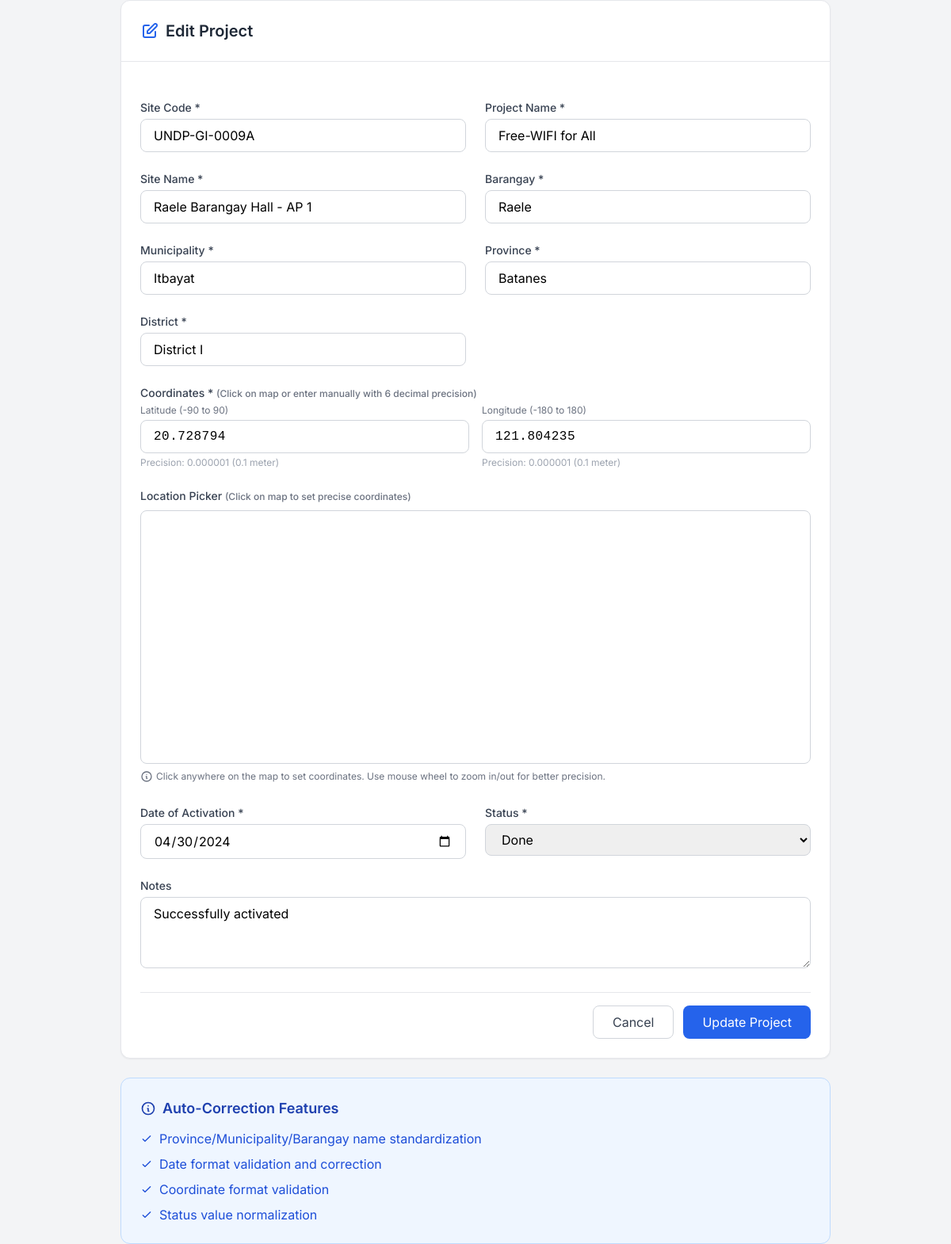
Screenshot of /pages/project-form.php?id=1 with the database file from the repository.
### tables this page shows
CREATE TABLE IF NOT EXISTS projects (
    id INT PRIMARY KEY AUTO_INCREMENT,
    site_code VARCHAR(50) UNIQUE NOT NULL,
    project_name VARCHAR(255) NOT NULL,
    site_name VARCHAR(255) NOT NULL,
    barangay VARCHAR(100) NOT NULL,
    municipality VARCHAR(100) NOT NULL,
    province VARCHAR(100) NOT NULL,
    district VARCHAR(100) NOT NULL,
    latitude DECIMAL(10, 6) NOT NULL,
    longitude DECIMAL(10, 6) NOT NULL,
    activation_date DATE NOT NULL,
    status ENUM('Done', 'Pending') NOT NULL,
    notes TEXT,
    created_by INT,
    created_at TIMESTAMP DEFAULT CURRENT_TIMESTAMP,
    updated_at TIMESTAMP DEFAULT CURRENT_TIMESTAMP ON UPDATE CURRENT_TIMESTAMP,
    FOREIGN KEY (created_by) REFERENCES users(id) ON DELETE SET NULL,
    INDEX idx_site_code (site_code),
    INDEX idx_province (province),
    INDEX idx_status (status),
    INDEX idx_activation_date (activation_date)
);

### pages/project-form.php (the view, shortened to what this page needs)
<?php
require_once __DIR__ . '/../includes/header.php';
$projectId = isset($_GET['id']) ? (int)$_GET['id'] : null;
$project = null;
if ($projectId) {
    try {
        $db = getDB();
        $stmt = $db->prepare("SELECT * FROM projects WHERE id = ?");
        $stmt->execute([$projectId]);
        $project = $stmt->fetch();
    } catch (Exception $e) {
        header('Location: /projects/newPTS/pages/projects.php');
        exit;
    }
}
?>
<div class="max-w-4xl mx-auto">
    <div class="bg-white rounded-xl shadow-sm border border-gray-200 overflow-hidden">
        <div class="p-6 border-b border-gray-200">
            <h2 class="text-xl font-semibold text-gray-800 flex items-center gap-2">
                <svg class="w-6 h-6 text-blue-600" fill="none" stroke="currentColor" viewBox="0 0 24 24">
                    <path stroke-linecap="round" stroke-linejoin="round" stroke-width="2" d="M11 5H6a2 2 0 00-2 2v11a2 2 0 002 2h11a2 2 0 002-2v-5m-1.414-9.414a2 2 0 112.828 2.828L11.828 15H9v-2.828l8.586-8.586z"/>
                </svg>
                <?php echo $projectId ? 'Edit Project' : 'Manual Project Entry'; ?>
            </h2>
        </div>
        <form id="project-form" class="p-6 space-y-6">
            <div class="grid grid-cols-1 md:grid-cols-2 gap-6">
                <div>
                    <label class="block text-sm font-medium text-gray-700 mb-1">Site Code *</label>
                    <input type="text" id="site-code" required
                           value="<?php echo $project ? htmlspecialchars($project['site_code']) : ''; ?>"
                           class="w-full px-4 py-2 border border-gray-300 rounded-lg focus:ring-2 focus:ring-blue-500 focus:border-blue-500 outline-none"
                           placeholder="e.g., UNDP-GI-0009A">
                </div>
                <div>
                    <label class="block text-sm font-medium text-gray-700 mb-1">Project Name *</label>
                    <input type="text" id="project-name" required
                           value="<?php echo $project ? htmlspecialchars($project['project_name']) : ''; ?>"
                           class="w-full px-4 py-2 border border-gray-300 rounded-lg focus:ring-2 focus:ring-blue-500 focus:border-blue-500 outline-none"
                           placeholder="e.g., Free-WIFI for All">
                </div>
                <div>
                    <label class="block text-sm font-medium text-gray-700 mb-1">Site Name *</label>
                    <input type="text" id="site-name" required
                           value="<?php echo $project ? htmlspecialchars($project['site_name']) : ''; ?>"
                           class="w-full px-4 py-2 border border-gray-300 rounded-lg focus:ring-2 focus:ring-blue-500 focus:border-blue-500 outline-none"
                           placeholder="e.g., Raele Barangay Hall - AP 1">
                </div>
                <div>
                    <label class="block text-sm font-medium text-gray-700 mb-1">Barangay *</label>
                    <input type="text" id="barangay" required
                           value="<?php echo $project ? htmlspecialchars($project['barangay']) : ''; ?>"
                           class="w-full px-4 py-2 border border-gray-300 rounded-lg focus:ring-2 focus:ring-blue-500 focus:border-blue-500 outline-none"
                           placeholder="Enter barangay">
                </div>
                <div>
                    <label class="block text-sm font-medium text-gray-700 mb-1">Municipality *</label>
                    <input type="text" id="municipality" required
                           value="<?php echo $project ? htmlspecialchars($project['municipality']) : ''; ?>"
                           class="w-full px-4 py-2 border border-gray-300 rounded-lg focus:ring-2 focus:ring-blue-500 focus:border-blue-500 outline-none"
                           placeholder="Enter municipality">
                </div>
                <div>
                    <label class="block text-sm font-medium text-gray-700 mb-1">Province *</label>
                    <input type="text" id="province" required
                           value="<?php echo $project ? htmlspecialchars($project['province']) : ''; ?>"
                           class="w-full px-4 py-2 border border-gray-300 rounded-lg focus:ring-2 focus:ring-blue-500 focus:border-blue-500 outline-none"
                           placeholder="Type to search provinces..."
                           autocomplete="off">
                </div>
                <div>
                    <label class="block text-sm font-medium text-gray-700 mb-1">District *</label>
                    <input type="text" id="district" required
                           value="<?php echo $project ? htmlspecialchars($project['district']) : ''; ?>"
                           class="w-full px-4 py-2 border border-gray-300 rounded-lg focus:ring-2 focus:ring-blue-500 focus:border-blue-500 outline-none"
                           placeholder="e.g., District I">
                </div>
                <div class="lg:col-span-2">
                    <label class="block text-sm font-medium text-gray-700 mb-1">Coordinates * <span class="text-xs text-gray-500">(Click on map or enter manually with 6 decimal precision)</span></label>
                    <div class="grid grid-cols-1 lg:grid-cols-2 gap-4">
                        <div>
                            <label class="block text-xs text-gray-500 mb-1">Latitude (-90 to 90)</label>
                            <input type="number" id="latitude" required step="0.000001" min="-90" max="90"
                                   value="<?php echo $project ? number_format((float)$project['latitude'], 6, '.', '') : ''; ?>"
                                   class="w-full px-4 py-2 border border-gray-300 rounded-lg focus:ring-2 focus:ring-blue-500 focus:border-blue-500 outline-none font-mono"
                                   placeholder="e.g., 20.728794">
                            <p class="text-xs text-gray-400 mt-1">Precision: 0.000001 (0.1 meter)</p>
                        </div>
                        <div>
                            <label class="block text-xs text-gray-500 mb-1">Longitude (-180 to 180)</label>
                            <input type="number" id="longitude" required step="0.000001" min="-180" max="180"
                                   value="<?php echo $project ? number_format((float)$project['longitude'], 6, '.', '') : ''; ?>"
                                   class="w-full px-4 py-2 border border-gray-300 rounded-lg focus:ring-2 focus:ring-blue-500 focus:border-blue-500 outline-none font-mono"
                                   placeholder="e.g., 121.804235">
                            <p class="text-xs text-gray-400 mt-1">Precision: 0.000001 (0.1 meter)</p>
                        </div>
                    </div>
                </div>
                <div class="lg:col-span-2">
                    <label class="block text-sm font-medium text-gray-700 mb-2">Location Picker <span class="text-xs text-gray-500">(Click on map to set precise coordinates)</span></label>
                    <div id="coordinate-map" class="h-80 w-full rounded-lg border border-gray-300"></div>
                    <p class="text-xs text-gray-500 mt-2">
                        <span class="inline-flex items-center gap-1">
                            <svg class="w-4 h-4" fill="none" stroke="currentColor" viewBox="0 0 24 24">
                                <path stroke-linecap="round" stroke-linejoin="round" stroke-width="2" d="M13 16h-1v-4h-1m1-4h.01M21 12a9 9 0 11-18 0 9 9 0 0118 0z"/>
                            </svg>
                            Click anywhere on the map to set coordinates. Use mouse wheel to zoom in/out for better precision.
                        </span>
                    </p>
                </div>
                <div>
                    <label class="block text-sm font-medium text-gray-700 mb-1">Date of Activation *</label>
                    <input type="date" id="activation-date" required
                           value="<?php echo $project ? $project['activation_date'] : ''; ?>"
                           class="w-full px-4 py-2 border border-gray-300 rounded-lg focus:ring-2 focus:ring-blue-500 focus:border-blue-500 outline-none">
                </div>
                <div>
                    <label class="block text-sm font-medium text-gray-700 mb-1">Status *</label>
                    <select id="status" required
                            class="w-full px-4 py-2 border border-gray-300 rounded-lg focus:ring-2 focus:ring-blue-500 focus:border-blue-500 outline-none">
                        <option value="Done" <?php echo ($project && $project['status'] === 'Done') ? 'selected' : ''; ?>>Done</option>
                    </select>
                </div>
            </div>
            <div>
                <label class="block text-sm font-medium text-gray-700 mb-1">Notes</label>
                <textarea id="notes" rows="3" maxlength="1000"
                          class="w-full px-4 py-2 border border-gray-300 rounded-lg focus:ring-2 focus:ring-blue-500 focus:border-blue-500 outline-none"
                          placeholder="Optional notes..."><?php echo $project ? htmlspecialchars($project['notes']) : ''; ?></textarea>
            </div>
            <div class="flex justify-end gap-3 pt-4 border-t border-gray-200">
                <a href="/projects/newPTS/pages/projects.php"
                   class="px-6 py-2 border border-gray-300 text-gray-700 rounded-lg hover:bg-gray-50 transition-colors">
                    Cancel
                </a>
                <button type="submit"
                        class="px-6 py-2 bg-blue-600 text-white rounded-lg hover:bg-blue-700 transition-colors">
                    <?php echo $projectId ? 'Update Project' : 'Create Project'; ?>
                </button>
            </div>
        </form>
    </div>
    <div class="mt-6 bg-blue-50 rounded-xl border border-blue-200 p-6">
        <h3 class="text-lg font-semibold text-blue-800 mb-3 flex items-center gap-2">
            <svg class="w-5 h-5" fill="none" stroke="currentColor" viewBox="0 0 24 24">
                <path stroke-linecap="round" stroke-linejoin="round" stroke-width="2" d="M13 16h-1v-4h-1m1-4h.01M21 12a9 9 0 11-18 0 9 9 0 0118 0z"/>
            </svg>
            Auto-Correction Features
        </h3>
        <ul class="space-y-2 text-blue-700">
            <li class="flex items-center gap-2">
                <svg class="w-4 h-4" fill="none" stroke="currentColor" viewBox="0 0 24 24">
                    <path stroke-linecap="round" stroke-linejoin="round" stroke-width="2" d="M5 13l4 4L19 7"/>
                </svg>
                Province/Municipality/Barangay name standardization
            </li>
            <li class="flex items-center gap-2">
                <svg class="w-4 h-4" fill="none" stroke="currentColor" viewBox="0 0 24 24">
                    <path stroke-linecap="round" stroke-linejoin="round" stroke-width="2" d="M5 13l4 4L19 7"/>
                </svg>
                Date format validation and correction
            </li>
            <li class="flex items-center gap-2">
                <svg class="w-4 h-4" fill="none" stroke="currentColor" viewBox="0 0 24 24">
                    <path stroke-linecap="round" stroke-linejoin="round" stroke-width="2" d="M5 13l4 4L19 7"/>
                </svg>
                Coordinate format validation
            </li>
            <li class="flex items-center gap-2">
                <svg class="w-4 h-4" fill="none" stroke="currentColor" viewBox="0 0 24 24">
                    <path stroke-linecap="round" stroke-linejoin="round" stroke-width="2" d="M5 13l4 4L19 7"/>
                </svg>
                Status value normalization
            </li>
        </ul>
    </div>
</div>
<?php require_once __DIR__ . '/../includes/footer.php'; ?>

### includes/header.php (shortened to what this page needs)
<!DOCTYPE html>
<html lang="en">
<head>
    <script src="https://cdn.tailwindcss.com"></script>
    <link rel="stylesheet" href="https://unpkg.com/leaflet@1.9.4/dist/leaflet.css"
/>
    <link rel="stylesheet" href="https://unpkg.com/leaflet.markercluster@1.4.1/dist/MarkerCluster.css" />
    <link rel="stylesheet" href="https://unpkg.com/leaflet.markercluster@1.4.1/dist/MarkerCluster.Default.css" />
    <link rel="stylesheet" href="/projects/newPTS/assets/css/styles.css">
</head>
<body class="bg-gray-100 font-sans">

### includes/footer.php (shortened to what this page needs)
</body>
</html>

### assets/css/styles.css (style rules this page uses)
input[type="number"].font-mono { font-family: 'Consolas', 'Monaco', 'Courier New', monospace; letter-spacing: 0.5px; }
#coordinate-map { z-index: 1; }

### rows the page displays
projects: site_code "UNDP-GI-0009A", project_name "Free-WIFI for All", site_name "Raele Barangay Hall - AP 1", barangay "Raele", municipality "Itbayat", province "Batanes", district "District I", latitude "20.728794", longitude "121.804235", activation_date "04/30/2024", status "Done", notes "Successfully activated"
